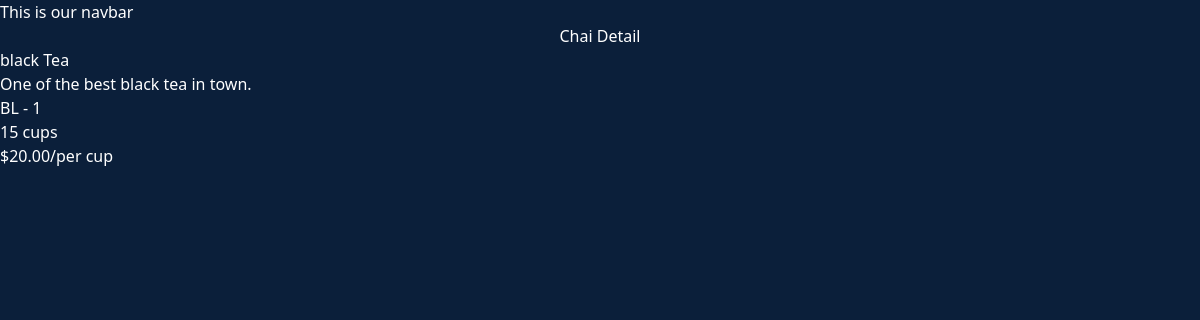
Page /chai/1/ on the committed database.
### chai/models.py (models this page shows, shortened)
class ChaiVarity(models.Model):
    CHAI_TYPE_CHOICE = [
        ('ML', 'MASALA'),
        ('GR', 'GREEN'),
        ('BL', 'BLACK'),
        ('HE', 'HERBAL'),
    ]
    name = models.CharField(max_length=100)
    image = models.ImageField(upload_to='chai_images/')
    date = models.DateTimeField(default=timezone.now)
    type = models.CharField(max_length=2, choices=CHAI_TYPE_CHOICE)
    description = models.TextField(default='')
    numbers = models.IntegerField(default=0)
    price = models.DecimalField(max_digits=6, decimal_places=2, default=0.00)

### chai/views.py (the view)
# urls.py: path('<int:chai_id>/', views.chai_detail, name='chai_detail'),
def chai_detail(request, chai_id):
    chai = get_object_or_404(ChaiVarity, pk=chai_id)
    return render(request, 'chai/chai_detail.html', {'chai': chai})

### chai/templates/chai/chai_detail.html (shortened to what this page needs)
{% extends "layout.html" %}
{% block content %}
<div class="flex justify-center">
    <h1>Chai Detail</h1>
</div>
<h3>{{ chai.name }}</h3>
<p>{{ chai.description }}</p>
<h3>{{ chai.type }} - {{ chai.id }}</h3>
<h3>{{ chai.numbers }} cups</h3>
<h3>${{ chai.price }}/per cup</h3>
{% endblock content %}

### static/style.css (style rules this page uses)
body { background-color: #0b1f3a !important; color: white !important; }

### rows in the picture
ChaiVarity: name "black Tea", description "One of the best black tea in town.", type "BL", id "1", numbers "15", price "20.00"
